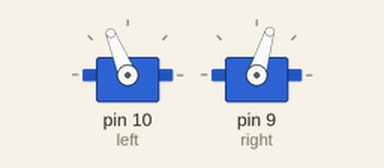
Recording of a sketch running on a simulated Arduino Uno, built with avr-gcc and run on an emulated ATmega328P. On the bench: 2 × servo.

Above: at 0.1 s.
At 2.1 s:
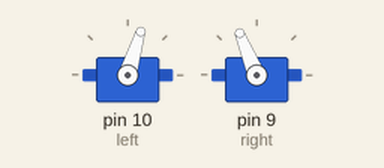
At 4.1 s:
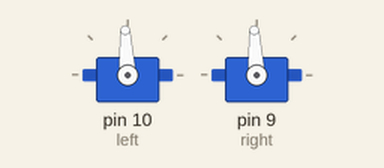
Timing chart, 0 to 5.6 s (numbered marks = the images above):
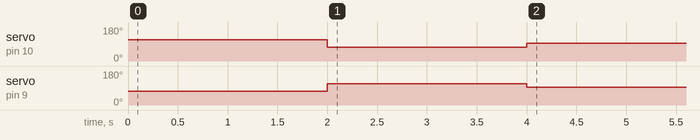

Measured:
- by itself, servo on pin 10 (left): 112° → 73° at 2.0 s, → 93° 2.0 s later
- by itself, servo on pin 9 (right): 73° → 112° at 2.0 s, → 93° 2.0 s later

The sketch:

User_Program3_2.ino
```cpp
/*Software 1073 Arduino BoeBots
User Program
Method stubs are pre-made. add your own code to complete the challenge!

Program Task: drive the robot forward, and then backward, for two different time intervals
Feel free to view the example program within the same folder if you need help!
*/

#include <Servo.h>;
Servo left;
Servo right;

void setup()
{
  left.attach(10);
  right.attach(9);
  left.writeMicroseconds(1700);
  right.writeMicroseconds(1300);
  delay(2000);
  left.writeMicroseconds(1300);
  right.writeMicroseconds(1700);
  delay(2000);
  left.writeMicroseconds(1500);
  right.writeMicroseconds(1500);
  //your code goes here
}

void loop()
{


  //also here

}
```
